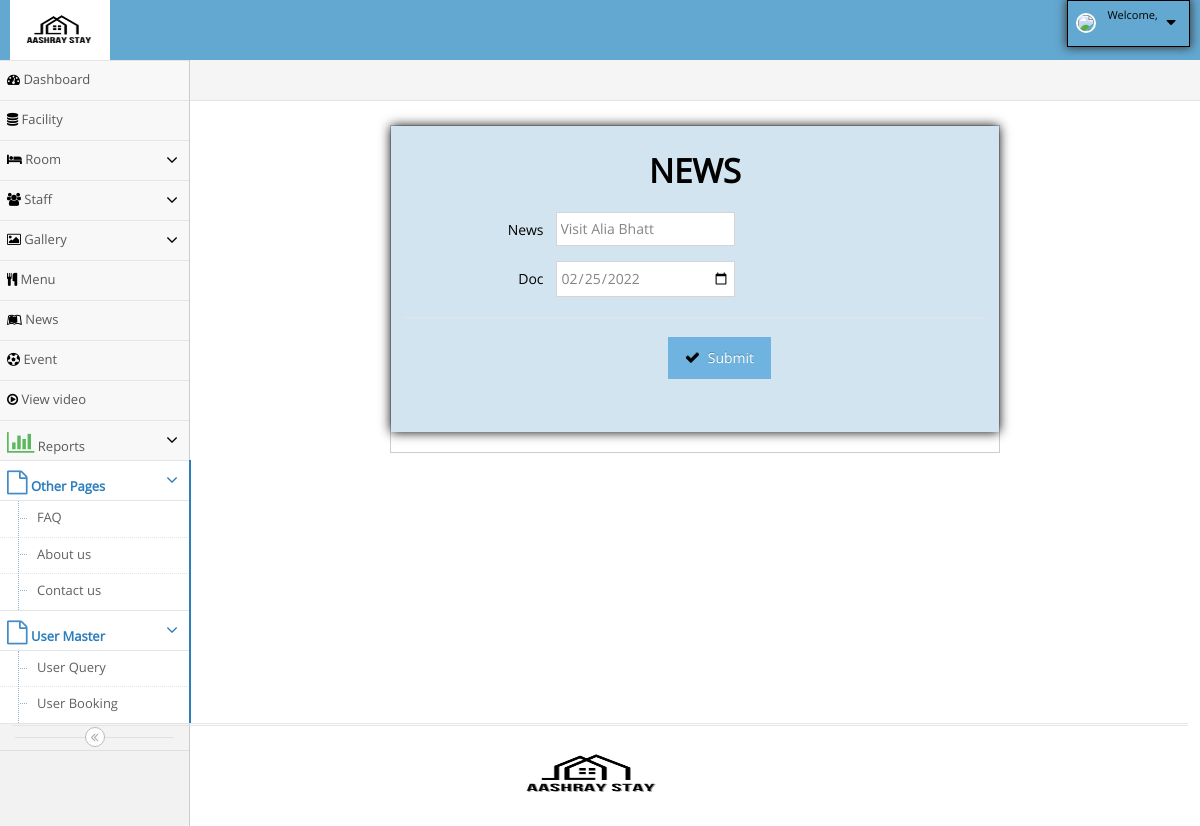
Before: /HostelManagement_6878/admin/news_edit.php?x=2 with the older database file.
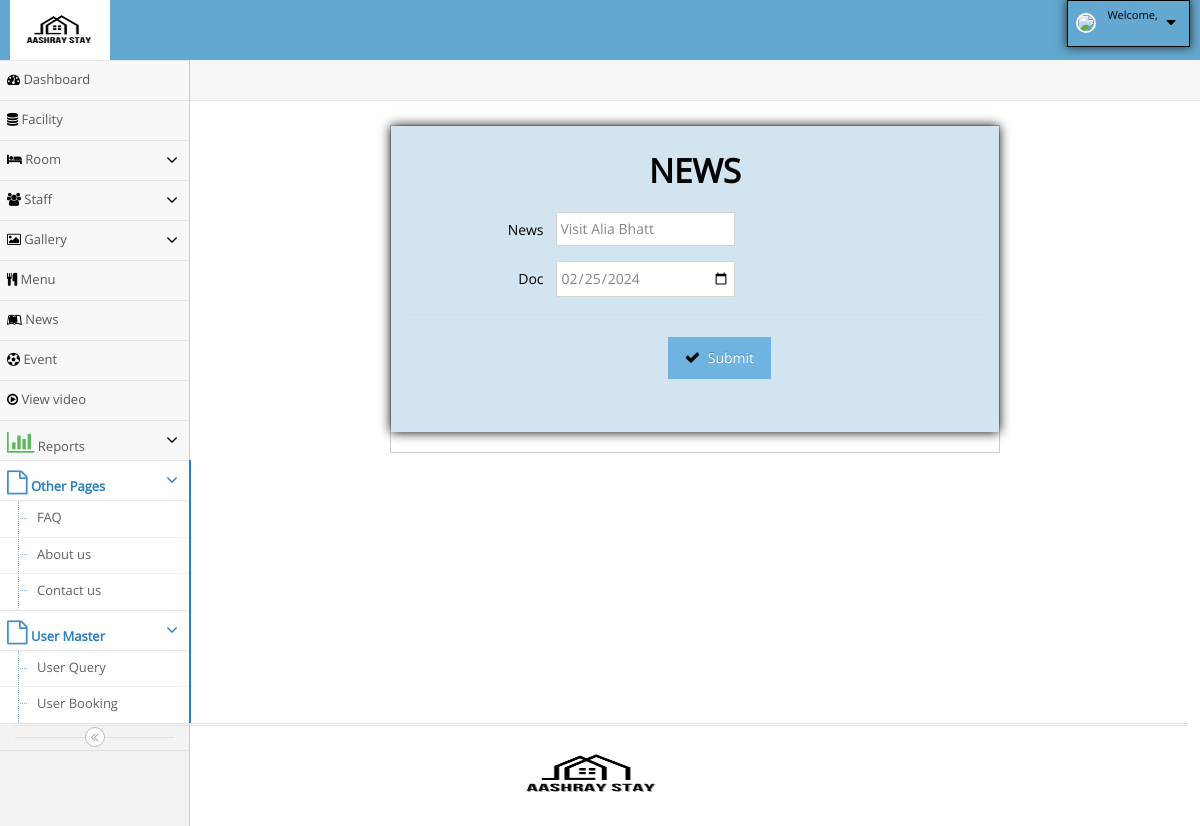
After: the same page with the newer database file.
### tables this page shows
CREATE TABLE IF NOT EXISTS `news` (
  `id` int NOT NULL AUTO_INCREMENT,
  `news` varchar(100) NOT NULL,
  `doc` date NOT NULL,
  PRIMARY KEY (`id`)
);

### HostelManagement_6878/admin/news_edit.php (the view, shortened to what this page needs)
<?php
include('hhh.php');
?>
<?php
$id=$_GET['x'];
$q=mysqli_query($con,"select * from news where id=$id");
$row=mysqli_fetch_array($q);
?>
<form class="form-horizontal widget-box " role="form" method=post>
             <div class="widget-body">
			 <div class="widget-main " style="background-color:#d2e4ef; border:1px solid #d2e4ef; box-shadow:0px 0px 11px 0px; color:black">
			<h1 class="header blue lighter bigger" style="text-align:center;">	<b style="color:black;" > NEWS </b> </h1>
											<div class="space-6"></div>
<div class="form-group">
	    <label class="col-sm-3 control-label no-padding-right" for="form-field-1"> News </label>
			<div class="col-sm-9">
				<input type="text" name="txtnews" placeholder="Enter News" class="col-xs-10 col-sm-5" value="<?php echo $row['news']; ?>"required />
			</div>
	</div>
    <div class="form-group">
	    <label class="col-sm-3 control-label no-padding-right" for="form-field-1"> Doc </label>
			<div class="col-sm-9">
				<input type="date" name="txtdoc" placeholder="Enter Doc" class="col-xs-10 col-sm-5" value="<?php echo $row['doc']; ?>"required />
			</div>
	</div>
    <div class="clearfix form-actions">
	<div class="col-md-offset-3 col-md-9"style="text-align:center; marging-left:30%;">
		<button class="btn btn-info" type="submit" name='btnup'>
			<i class="ace-icon fa fa-check bigger-110"></i>
				Submit
		</button>
</div>
								</div>
							</div>
			</div>
	    	</div>
<?php
include('fff.php');
?>

Changed rows visible on the page:
changed news "Visit Alia Bhatt": txtdoc "02/25/2022" → "02/25/2024"
